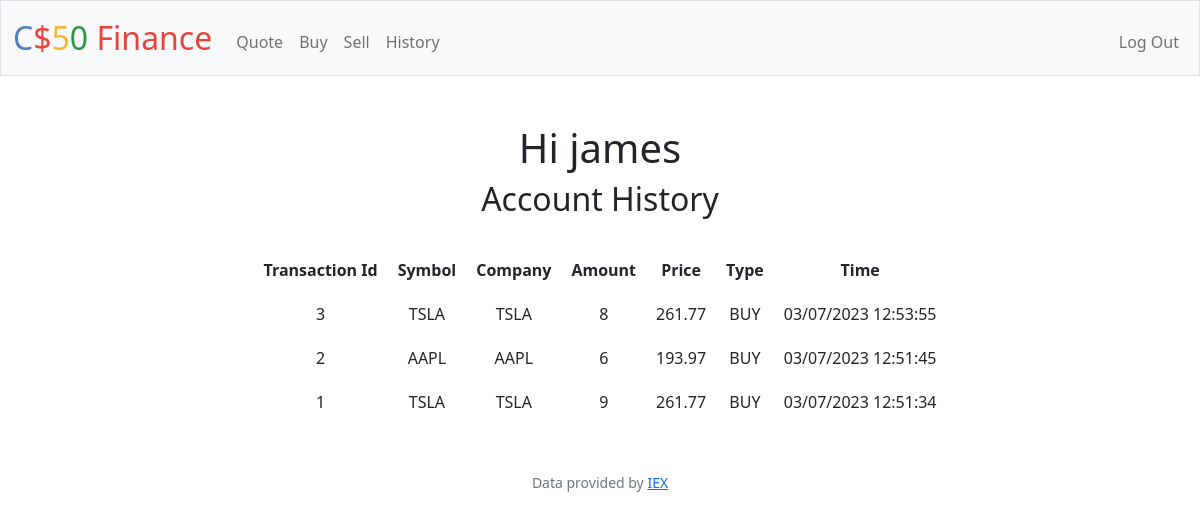
Screenshot of /history (signed in) with the database file from the repository.
### tables this page shows
CREATE TABLE users (id INTEGER PRIMARY KEY AUTOINCREMENT NOT NULL, username TEXT NOT NULL, hash TEXT NOT NULL, cash NUMERIC NOT NULL DEFAULT 10000.00);

CREATE TABLE transactions (transaction_id INTEGER PRIMARY KEY, symbol TEXT, name TEXT, number NUMBER, price NUMBER, type TEXT, time TEXT, id NUMBER);

### app.py (the view)
@app.route("/history")
@login_required
def history():
    id = session["user_id"]
    name = db.execute("SELECT username FROM users WHERE id = ?", id)[0]["username"]
    userHistory = db.execute("SELECT * FROM transactions WHERE id = ? ORDER BY transaction_id DESC", id)
    return render_template("history.html", name = name, userHistory = userHistory)

### app.py (called while the page is built)
@app.after_request
def after_request(response):
    response.headers["Cache-Control"] = "no-cache, no-store, must-revalidate"
    response.headers["Expires"] = 0
    response.headers["Pragma"] = "no-cache"
    return response

### helpers.py (called while the page is built)
def login_required(f):
    @wraps(f)
    def decorated_function(*args, **kwargs):
        if session.get("user_id") is None:
            return redirect("/login")
        return f(*args, **kwargs)
    return decorated_function

### templates/history.html (shortened to what this page needs)
{% extends "layout.html" %}
{% block main %}
    <div>
      <h1>Hi {{name}}</h1>
      <h2>Account History</h2>
    </div>
    <table>
      <thead >
          <tr>
              <th>Transaction Id</th>
              <th>Symbol</th>
              <th>Company</th>
              <th>Amount</th>
              <th>Price</th>
              <th>Type</th>
              <th>Time</th>
          </tr>
      </thead>
      <tbody>
          {% for share in userHistory %}
              <tr>
                  <td>{{ share.transaction_id }}</td>
                  <td>{{ share.symbol }}</td>
                  <td>{{ share.name }}</td>
                  <td>{{ share.number }}</td>
                  <td>{{ share.price }}</td>
                  <td>{{ share.type }}</td>
                  <td>{{ share.time }}</td>
              </tr>
          {% endfor %}
      </tbody>
  </table>
{% endblock %}

### templates/layout.html (shortened to what this page needs)
<!DOCTYPE html>
<html lang="en">
    <head>
        <link href="https://cdn.jsdelivr.net/npm/bootstrap@5.1.3/dist/css/bootstrap.min.css" rel="stylesheet">
        <link href="/static/styles.css" rel="stylesheet">
    </head>
    <body>
        <nav class="bg-light border navbar navbar-expand-md navbar-light">
            <div class="container-fluid">
                <a class="navbar-brand" href="/"><span class="blue">C</span><span class="red">$</span><span class="yellow">5</span><span class="green">0</span> <span class="red">Finance</span></a>
                <div class="collapse navbar-collapse" id="navbar">
                    {% if session["user_id"] %}
                        <ul class="navbar-nav me-auto mt-2">
                            <li class="nav-item"><a class="nav-link" href="/quote">Quote</a></li>
                            <li class="nav-item"><a class="nav-link" href="/buy">Buy</a></li>
                            <li class="nav-item"><a class="nav-link" href="/sell">Sell</a></li>
                            <li class="nav-item"><a class="nav-link" href="/history">History</a></li>
                        </ul>
                        <ul class="navbar-nav ms-auto mt-2">
                            <li class="nav-item"><a class="nav-link" href="/logout">Log Out</a></li>
                        </ul>
                    {% else %}
                        <ul class="navbar-nav ms-auto mt-2">
                            <li class="nav-item"><a class="nav-link" href="/register">Register</a></li>
                            <li class="nav-item"><a class="nav-link" href="/login">Log In</a></li>
                        </ul>
                    {% endif %}
                </div>
            </div>
        </nav>
        <main class="container-fluid py-5 text-center">
            {% block main %}{% endblock %}
        </main>
        <footer class="mb-5 small text-center text-muted">
            Data provided by <a href="https://iexcloud.io/">IEX</a>
        </footer>
    </body>
</html>

### static/styles.css (style rules this page uses)
nav .navbar-brand { font-size: xx-large; }
nav .navbar-brand .blue { color: #537fbe; }
nav .navbar-brand .red { color: #ea433b; }
nav .navbar-brand .yellow { color: #f5b82e; }
nav .navbar-brand .green { color: #2e944b; }
table { margin-left: auto; margin-right: auto; margin-top: 30px; }
td, th { padding: 10px; }

### rows the page displays
users: username "james"
transactions: transaction_id "3", symbol "TSLA", name "TSLA", number "8", price "261.77", type "BUY", time "03/07/2023 12:53:55"
transactions: transaction_id "2", symbol "AAPL", name "AAPL", number "6", price "193.97", type "BUY", time "03/07/2023 12:51:45"
transactions: transaction_id "1", symbol "TSLA", name "TSLA", number "9", price "261.77", type "BUY", time "03/07/2023 12:51:34"
